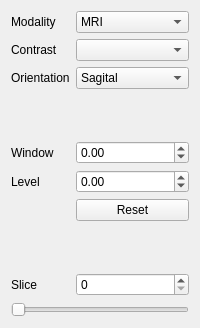
          <widget class="QWidget" name="image_tab">
           <attribute name="title">
            <string>Images</string>
           </attribute>
           <attribute name="toolTip">
            <string>Select image to show</string>
           </attribute>
           <layout class="QFormLayout" name="formLayout_4">
            <property name="fieldGrowthPolicy">
             <enum>QFormLayout::AllNonFixedFieldsGrow</enum>
            </property>
            <item row="0" column="0">
             <widget class="QLabel" name="label_12">
              <property name="text">
               <string>Modality</string>
              </property>
              <property name="buddy">
               <cstring>image_mod_combo</cstring>
              </property>
             </widget>
            </item>
            <item row="0" column="1">
             <widget class="QComboBox" name="image_mod_combo">
              <property name="currentIndex">
               <number>1</number>
              </property>
              <item>
               <property name="text">
                <string>None</string>
               </property>
              </item>
              <item>
               <property name="text">
                <string>MRI</string>
               </property>
              </item>
              <item>
               <property name="text">
                <string>FA</string>
               </property>
              </item>
              <item>
               <property name="text">
                <string>MD</string>
               </property>
              </item>
              <item>
               <property name="text">
                <string>DTI</string>
               </property>
              </item>
              <item>
               <property name="text">
                <string>APARC</string>
               </property>
              </item>
              <item>
               <property name="text">
                <string>WMPARC</string>
               </property>
              </item>
             </widget>
            </item>
            <item row="2" column="0">
             <widget class="QLabel" name="label_13">
              <property name="text">
               <string>Orientation</string>
              </property>
              <property name="buddy">
               <cstring>image_orientation</cstring>
              </property>
             </widget>
            </item>
            <item row="2" column="1">
             <widget class="QComboBox" name="image_orientation">
              <property name="currentIndex">
               <number>2</number>
              </property>
              <item>
               <property name="text">
                <string>Axial</string>
               </property>
              </item>
              <item>
               <property name="text">
                <string>Coronal</string>
               </property>
              </item>
              <item>
               <property name="text">
                <string>Sagital</string>
               </property>
              </item>
             </widget>
            </item>
            <item row="3" column="1">
             <spacer name="verticalSpacer">
              <property name="orientation">
               <enum>Qt::Vertical</enum>
              </property>
              <property name="sizeHint" stdset="0">
               <size>
                <width>20</width>
                <height>40</height>
               </size>
              </property>
             </spacer>
            </item>
            <item row="4" column="0">
             <widget class="QLabel" name="label_14">
              <property name="text">
               <string>Window</string>
              </property>
              <property name="buddy">
               <cstring>image_window</cstring>
              </property>
             </widget>
            </item>
            <item row="4" column="1">
             <widget class="QDoubleSpinBox" name="image_window">
              <property name="sizePolicy">
               <sizepolicy hsizetype="MinimumExpanding" vsizetype="Fixed">
                <horstretch>0</horstretch>
                <verstretch>0</verstretch>
               </sizepolicy>
              </property>
              <property name="locale">
               <locale language="English" country="UnitedStates"/>
              </property>
              <property name="minimum">
               <double>-10000.000000000000000</double>
              </property>
              <property name="maximum">
               <double>10000.000000000000000</double>
              </property>
              <property name="singleStep">
               <double>10.000000000000000</double>
              </property>
             </widget>
            </item>
            <item row="5" column="0">
             <widget class="QLabel" name="label_15">
              <property name="text">
               <string>Level</string>
              </property>
              <property name="buddy">
               <cstring>image_level</cstring>
              </property>
             </widget>
            </item>
            <item row="5" column="1">
             <widget class="QDoubleSpinBox" name="image_level">
              <property name="sizePolicy">
               <sizepolicy hsizetype="MinimumExpanding" vsizetype="Fixed">
                <horstretch>0</horstretch>
                <verstretch>0</verstretch>
               </sizepolicy>
              </property>
              <property name="locale">
               <locale language="English" country="UnitedStates"/>
              </property>
              <property name="minimum">
               <double>-10000.000000000000000</double>
              </property>
              <property name="maximum">
               <double>10000.000000000000000</double>
              </property>
              <property name="singleStep">
               <double>10.000000000000000</double>
              </property>
             </widget>
            </item>
            <item row="6" column="1">
             <widget class="QPushButton" name="reset_window_level">
              <property name="sizePolicy">
               <sizepolicy hsizetype="MinimumExpanding" vsizetype="Fixed">
                <horstretch>0</horstretch>
                <verstretch>0</verstretch>
               </sizepolicy>
              </property>
              <property name="text">
               <string>Reset</string>
              </property>
             </widget>
            </item>
            <item row="7" column="1">
             <spacer name="verticalSpacer_2">
              <property name="orientation">
               <enum>Qt::Vertical</enum>
              </property>
              <property name="sizeHint" stdset="0">
               <size>
                <width>20</width>
                <height>40</height>
               </size>
              </property>
             </spacer>
            </item>
            <item row="8" column="0">
             <widget class="QLabel" name="label">
              <property name="text">
               <string>Slice</string>
              </property>
              <property name="buddy">
               <cstring>slice_spin</cstring>
              </property>
             </widget>
            </item>
            <item row="8" column="1">
             <widget class="QSpinBox" name="slice_spin">
              <property name="sizePolicy">
               <sizepolicy hsizetype="MinimumExpanding" vsizetype="Fixed">
                <horstretch>0</horstretch>
                <verstretch>0</verstretch>
               </sizepolicy>
              </property>
             </widget>
            </item>
            <item row="9" column="0" colspan="2">
             <widget class="QSlider" name="slice_slider">
              <property name="orientation">
               <enum>Qt::Horizontal</enum>
              </property>
             </widget>
            </item>
            <item row="1" column="0">
             <widget class="QLabel" name="label_17">
              <property name="text">
               <string>Contrast</string>
              </property>
             </widget>
            </item>
            <item row="1" column="1">
             <widget class="QComboBox" name="contrast_combo"/>
            </item>
           </layout>
          </widget>
